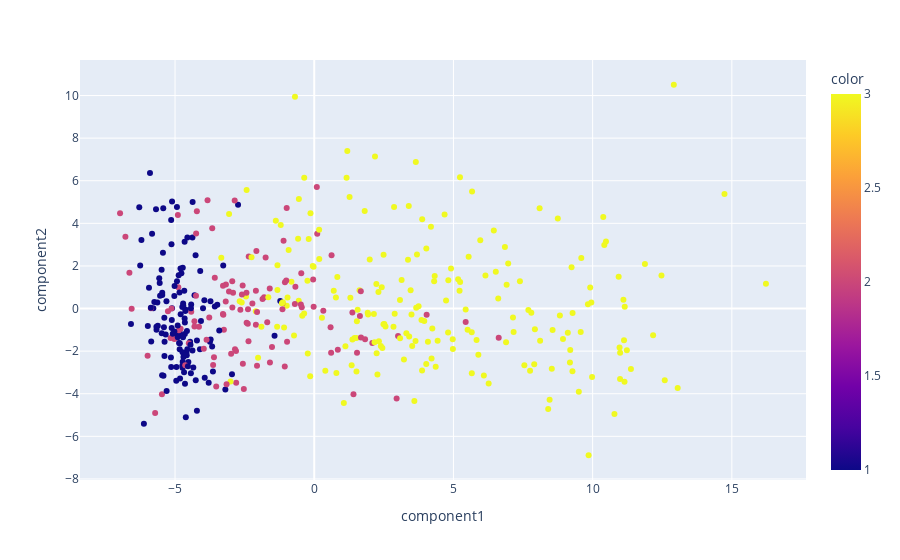

Source (notebook cell):
### Code cell
fig = px.scatter(iqms_pca, x="component1", y="component2", color=scores["score"])
fig.show()

### Figure 1 — Plotly figure (JSON) as saved in the notebook; plotly's stock layout.template omitted (floating-point values rounded to 4 significant figures; data arrays with more than 128 entries replaced by an {"elided": "..."} marker saying what was removed)
{"data": [{"hovertemplate": "component1=%{x}<br>component2=%{y}<br>color=%{marker.color}<extra></extra>", "legendgroup": "", "marker": {"color": {"elided": "436 int values"}, "coloraxis": "coloraxis", "symbol": "circle"}, "mode": "markers", "name": "", "orientation": "v", "showlegend": false, "type": "scatter", "x": {"elided": "436 float values"}, "xaxis": "x", "y": {"elided": "436 float values"}, "yaxis": "y"}], "layout": {"coloraxis": {"colorbar": {"title": {"text": "color"}}, "colorscale": [[0, "#0d0887"], [0.1111, "#46039f"], [0.2222, "#7201a8"], [0.3333, "#9c179e"], [0.4444, "#bd3786"], [0.5556, "#d8576b"], [0.6667, "#ed7953"], [0.7778, "#fb9f3a"], [0.8889, "#fdca26"], [1, "#f0f921"]]}, "legend": {"tracegroupgap": 0}, "margin": {"t": 60}, "xaxis": {"anchor": "y", "domain": [0, 1], "title": {"text": "component1"}}, "yaxis": {"anchor": "x", "domain": [0, 1], "title": {"text": "component2"}}}}
